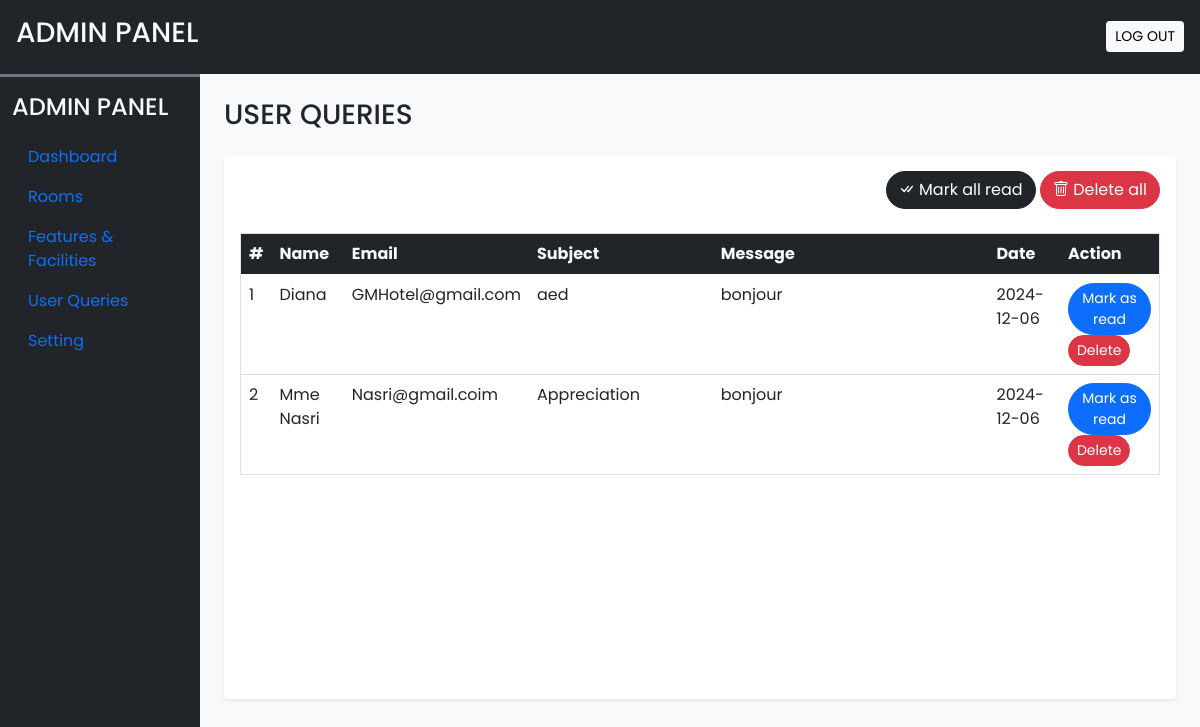
The app's page /ProjetHotel/admin/user_queries.php (signed in) with its own data.
### tables this page shows
CREATE TABLE `user_queries` (
  `sr_no` int(11) NOT NULL,
  `name` varchar(50) NOT NULL,
  `email` varchar(150) NOT NULL,
  `subject` varchar(200) NOT NULL,
  `message` varchar(500) NOT NULL,
  `date` date NOT NULL DEFAULT current_timestamp(),
  `seen` tinyint(4) NOT NULL DEFAULT 0
);

### ProjetHotel/admin/user_queries.php (the view, shortened to what this page needs)
<!DOCTYPE html>
<html lang="en">
<head>
    <?php require('inc/links.php')?>
</head>
<body class="bg-light">
<?php require('inc/header.php');  ?>
<div class="container-fluid" id="main-content">
    <div class="row">
        <div class="col-lg-10 ms-auto p-4 overflow-hidden">
            <h3 class="mb-4">USER QUERIES</h3>
            <div class="card border-0 shadow-sm mb-4">
                <div class="card-body" >
                    <div class="text-end mb-4">
                        <a href="?seen=all" class="btn btn-dark rounded-pill shadow-none">
                            <i class="bi bi-check-all"></i> Mark all read
                        </a>
                        <a href="?del=all" class="btn btn-danger rounded-pill shadow-none">
                            <i class="bi bi-trash"></i> Delete all
                        </a>
                    </div>
                    <div class="table-responsive-md" style="height: 450px; overflow: scroll;">
                        <table class="table table-hover border">
                            <thead class="sticky-top">
                            <tr class="bg-dark text-light">
                                <th scope="col">#</th>
                                <th scope="col">Name</th>
                                <th scope="col">Email</th>
                                <th scope="col" width="20%">Subject</th>
                                <th scope="col" width="30%">Message</th>
                                <th scope="col">Date</th>
                                <th scope="col">Action</th>
                            </tr>
                            </thead>
                            <tbody>
                            <?php
                                $q="SELECT * FROM `user_queries` ORDER BY `sr_no` DESC";
                                $data = mysqli_query($con,$q);
                                $i=1;
                                while($row = mysqli_fetch_assoc($data)){
                                    $seen='';
                                    if($row['seen']!=1){
                                        $seen="<a href='?seen=$row[sr_no]' class='btn btn-sm rounded-pill btn-primary'>Mark as read</a>";
                                    }
                                    $seen.="<a href='?del=$row[sr_no]' class='btn btn-sm rounded-pill btn-danger '>Delete</a>";
                                    echo<<<query
                                        <tr>
                                            <td>$i</td>
                                            <td>$row[name]</td>
                                            <td>$row[email]</td>
                                            <td>$row[subject]</td>
                                            <td>bonjour</td>
                                            <td>$row[date]</td>
                                            <td>$seen</td>
                                        </tr>
                                    query;
                                    $i++;
                                }
                            ?>
                            </tbody>
                        </table>
                    </div>
                </div>
            </div>
        </div>
    </div>
</div>
</body>
</html>

### ProjetHotel/admin/css/common.css (style rules this page uses)
:root { --teal:#2ec1ac; --teal_hover:#279e8c; }
* { font-family: 'poppins',sans-serif; }

### records on screen
user_queries: name "Diana", email "GMHotel@gmail.com", subject "aed", date "2024-12-06"
user_queries: name "Mme Nasri", email "Nasri@gmail.coim", subject "Appreciation", date "2024-12-06"
